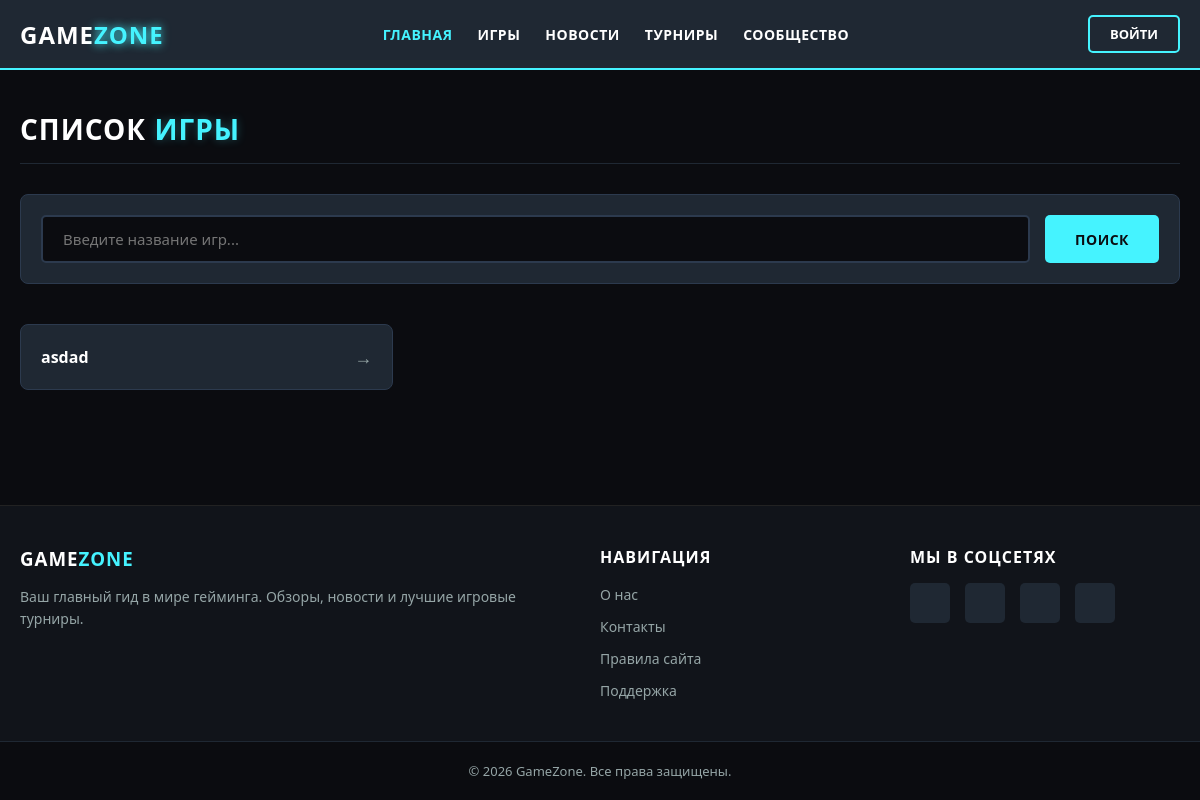
Before: / with the older database file.
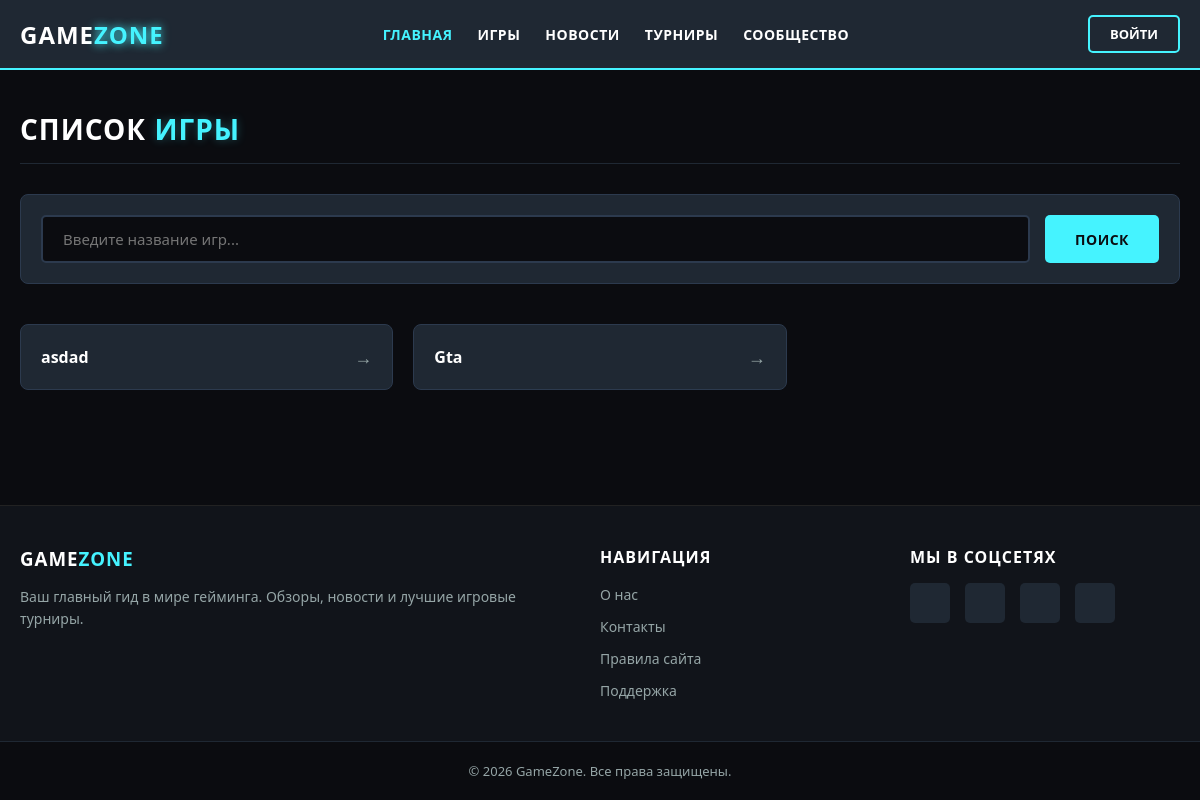
After: the same page with the newer database file.
### game/models.py (models this page shows, shortened)
class Game(models.Model):
    title = models.CharField(max_length=255,verbose_name='Название игр')
    image = models.ImageField(upload_to='games_image', default='', verbose_name='Изображение игры')
    slug = models.SlugField(max_length=200,unique=True, blank=True, verbose_name='URL-метка' )
    description = models.TextField(max_length=255)
    release_data = models.DateField()
    razrab = models.CharField(max_length=255, verbose_name='Главный разработчик')
    reiting = models.IntegerField()
    company = models.CharField(max_length=255, verbose_name='Компания')
    seria = models.CharField(max_length=255,verbose_name='Серия игр')
    ves = models.IntegerField(verbose_name='Вес игры')
    genre = models.CharField(max_length=255,verbose_name='Жанр игры')
    video = models.FileField(blank=True, upload_to='video/', verbose_name='ссылка на видео')
    def __str__(self):
        return self.title
    class Meta:
        verbose_name = 'Игра'
        verbose_name_plural = 'Игры'

### game/views.py (the view)
# urls.py: path('', start, name = 'start'),
def start(request):
    GAMES = Game.objects.all()
    qurey = request.GET.get('q')
    if qurey:
        filter_games = [game for game in GAMES if qurey.lower() in game.title.lower()]
    else:
        filter_games = GAMES
    contex = {'games':filter_games}
    return render(request, 'games/game.html', contex)

### game/templates/games/game.html (shortened to what this page needs)
{% extends 'base.html' %}
{% block content %}
<div class="games-page-container">
    <h1 class="page-title">Список <span>игры</span></h1>
    <div class="search-content">
        <form method="get" class="search-form">
            <div class="input-wrapper">
                <input
                    type="text"
                    name="q"
                    id="search-input"
                    placeholder="Введите название игр..."
                    value="{{ request.GET.q|default:'' }}"
                >
            </div>
            <button type="submit" class="submit-button">Поиск</button>
        </form>
    </div>
    <div class="games-list-wrapper">
        {% if games %}
            <ul class="games-grid">
                {% for i in games %}
                <li class="game-item">
                    <a href="{% url 'gameinf' i.id %}" class="game-link">
                        <span class="game-name">{{ i }}</span>
                        <span class="game-arrow">→</span>
                    </a>
                </li>
                {% endfor %}
            </ul>
        {% endif %}
    </div>
</div>
{% endblock %}

### templates/base.html (shortened to what this page needs)
<!DOCTYPE html>
<html lang="ru">
<head>
    {% load static %}
    <link rel="stylesheet" href="{% static 'css/style.css' %}">
    <link rel="stylesheet" href="https://cloudflare.com">
</head>
<body>
    <header class="site-header">
        <div class="header-container">
            <div class="logo">
                <a href="#">GAME<span>ZONE</span></a>
            </div>
            <nav class="nav-menu">
                <ul>
                    <li><a href="#" class="active">Главная</a></li>
                    <li><a href="#">Игры</a></li>
                    <li><a href="#">Новости</a></li>
                    <li><a href="#">Турниры</a></li>
                    <li><a href="#">Сообщество</a></li>
                </ul>
            </nav>
            <div class="header-actions">
                <a href="#" class="login-btn">Войти</a>
            </div>
        </div>
    </header>
    <main class="main-content">
        {% block content %}{% endblock %}
    </main>
    <footer class="site-footer">
        <div class="footer-container">
            <div class="footer-section about">
                <h3>GAME<span>ZONE</span></h3>
                <p>Ваш главный гид в мире гейминга. Обзоры, новости и лучшие игровые турниры.</p>
            </div>
            <div class="footer-section links">
                <h4>Навигация</h4>
                <ul>
                    <li><a href="#">О нас</a></li>
                    <li><a href="#">Контакты</a></li>
                    <li><a href="#">Правила сайта</a></li>
                    <li><a href="#">Поддержка</a></li>
                </ul>
            </div>
            <div class="footer-section social">
                <h4>Мы в соцсетях</h4>
                <div class="social-icons">
                    <a href="#"></a>
                    <a href="#"></a>
                    <a href="#"></a>
                    <a href="#"></a>
                </div>
            </div>
        </div>
        <div class="footer-bottom">
            <p>&copy; 2026 GameZone. Все права защищены.</p>
        </div>
    </footer>
</body>
</html>

### static/css/style.css (style rules this page uses)
:root { --bg-color: #0b0c10; --header-bg: #1f2833; --text-color: #c5a059; --accent-color: #45f3ff; --text-muted: #95a5a6; --white: #ffffff; }
* { margin: 0; padding: 0; box-sizing: border-box; font-family: 'Segoe UI', Tahoma, Geneva, Verdana, sans-serif; }
body { background-color: var(--bg-color); color: var(--white); display: flex; flex-direction: column; min-height: 100vh; }
a { text-decoration: none; color: inherit; transition: 0.3s ease; }
.site-header { background-color: var(--header-bg); border-bottom: 2px solid var(--accent-color); position: sticky; top: 0; z-index: 1000; }
.header-container { max-width: 1200px; margin: 0 auto; padding: 15px 20px; display: flex; justify-content: space-between; align-items: center; }
.logo a { font-size: 24px; font-weight: 800; letter-spacing: 1px; }
.logo span { color: var(--accent-color); text-shadow: 0 0 10px var(--accent-color); }
.nav-menu ul { display: flex; list-style: none; gap: 25px; }
.nav-menu a { font-weight: 600; text-transform: uppercase; font-size: 14px; letter-spacing: 0.5px; }
.nav-menu a:hover, .nav-menu a.active { color: var(--accent-color); }
.header-actions { display: flex; align-items: center; gap: 20px; }
.login-btn { background: transparent; border: 2px solid var(--accent-color); padding: 8px 20px; border-radius: 5px; font-weight: 600; text-transform: uppercase; font-size: 13px; }
.main-content { flex: 1; max-width: 1200px; width: 100%; margin: 0 auto; padding: 40px 20px; }
.site-footer { background-color: #11141a; border-top: 1px solid #222; padding-top: 40px; margin-top: auto; }
.footer-container { max-width: 1200px; margin: 0 auto; padding: 0 20px 30px 20px; display: grid; grid-template-columns: 2fr 1fr 1fr; gap: 40px; }
.footer-section h3, .footer-section h4 { margin-bottom: 15px; text-transform: uppercase; letter-spacing: 1px; }
.footer-section h3 span { color: var(--accent-color); }
.footer-section p { color: var(--text-muted); line-height: 1.6; font-size: 14px; }
.footer-section ul { list-style: none; }
.footer-section ul li { margin-bottom: 10px; }
.footer-section ul a { color: var(--text-muted); font-size: 14px; }
.social-icons { display: flex; gap: 15px; }
.social-icons a { background-color: #1f2833; width: 40px; height: 40px; display: flex; align-items: center; justify-content: center; border-radius: 5px; font-size: 18px; }
.footer-bottom { background-color: #0b0c10; text-align: center; padding: 20px; font-size: 13px; color: var(--text-muted); border-top: 1px solid #1f2833; }
.games-page-container { width: 100%; }
.page-title { font-size: 28px; font-weight: 800; text-transform: uppercase; letter-spacing: 1px; margin-bottom: 30px; border-bottom: 1px solid #1f2833; padding-bottom: 15px; }
.page-title span { color: var(--accent-color); text-shadow: 0 0 10px rgba(69, 243, 255, 0.3); }
.search-content { background-color: var(--header-bg); padding: 20px; border-radius: 8px; border: 1px solid #2c3a4e; margin-bottom: 40px; }
.search-form { display: flex; gap: 15px; }
.input-wrapper { flex: 1; }
#search-input { width: 100%; background-color: var(--bg-color); border: 2px solid #2c3a4e; color: var(--white); padding: 12px 20px; border-radius: 5px; font-size: 15px; transition: 0.3s ease; }
.submit-button { background-color: var(--accent-color); color: var(--bg-color); border: none; padding: 0 30px; border-radius: 5px; font-weight: 700; text-transform: uppercase; font-size: 14px; letter-spacing: 0.5px; cursor: pointer; transition: 0.3s ease; }
.games-grid { display: grid; grid-template-columns: repeat(auto-fill, minmax(280px, 1fr)); gap: 20px; list-style: none; }
.game-item { background-color: var(--header-bg); border: 1px solid #2c3a4e; border-radius: 8px; overflow: hidden; transition: 0.3s cubic-bezier(0.25, 0.8, 0.25, 1); }
.game-link { display: flex; justify-content: space-between; align-items: center; padding: 20px; width: 100%; height: 100%; }
.game-name { font-weight: 600; font-size: 16px; color: var(--white); transition: 0.3s ease; }
.game-arrow { color: var(--text-muted); font-size: 18px; transition: 0.3s ease; }

Changed rows visible on the page:
added Game: title "Gta"
